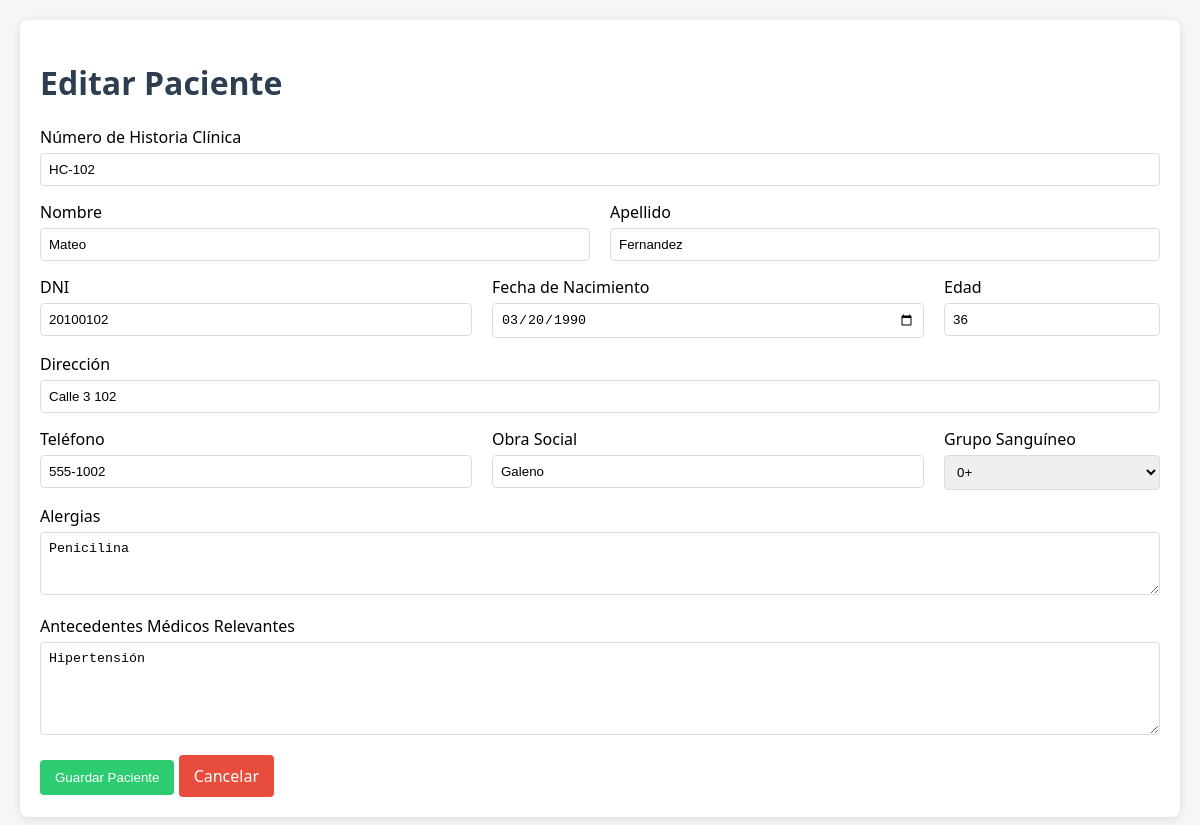
/paciente.php?id=3, run on the app's committed database.
### tables this page shows
CREATE TABLE IF NOT EXISTS pacientes (
    id INT AUTO_INCREMENT PRIMARY KEY,
    nro_historia_clinica VARCHAR(20) UNIQUE NOT NULL,
    nombre VARCHAR(100) NOT NULL,
    apellido VARCHAR(100) NOT NULL,
    dni VARCHAR(15) UNIQUE NOT NULL,
    fecha_nacimiento DATE NOT NULL,
    edad INT,
    direccion VARCHAR(255),
    telefono VARCHAR(50),
    obra_social VARCHAR(100),
    grupo_sanguineo VARCHAR(5),
    alergias TEXT,
    antecedentes_relevantes TEXT,
    fecha_creacion TIMESTAMP DEFAULT CURRENT_TIMESTAMP
);

### www/paciente.php (the view, shortened to what this page needs)
<?php
require 'db.php';
$id = $_GET['id'] ?? null;
$paciente = null;
if ($id) {
    $stmt = $pdo->prepare("SELECT * FROM pacientes WHERE id = ?");
    $stmt->execute([$id]);
    $paciente = $stmt->fetch();
}
$title = $id ? "Editar Paciente" : "Nuevo Paciente";
?>
<!DOCTYPE html>
<html lang="es">
<head>
    <link rel="stylesheet" href="style.css">
</head>
<body>
    <div class="container">
        <h1><?= $title ?></h1>
        <form action="procesar.php" method="POST">
            <div class="form-group">
                <label>Número de Historia Clínica</label>
                <input type="text" name="nro_historia_clinica" value="<?= $paciente['nro_historia_clinica'] ?? '' ?>" required>
            </div>
            <div style="display: flex; gap: 20px;">
                <div class="form-group" style="flex: 1;">
                    <label>Nombre</label>
                    <input type="text" name="nombre" value="<?= $paciente['nombre'] ?? '' ?>" required>
                </div>
                <div class="form-group" style="flex: 1;">
                    <label>Apellido</label>
                    <input type="text" name="apellido" value="<?= $paciente['apellido'] ?? '' ?>" required>
                </div>
            </div>
            <div style="display: flex; gap: 20px;">
                <div class="form-group" style="flex: 1;">
                    <label>DNI</label>
                    <input type="text" name="dni" value="<?= $paciente['dni'] ?? '' ?>" required>
                </div>
                <div class="form-group" style="flex: 1;">
                    <label>Fecha de Nacimiento</label>
                    <input type="date" name="fecha_nacimiento" value="<?= $paciente['fecha_nacimiento'] ?? '' ?>" required>
                </div>
                <div class="form-group" style="flex: 0.5;">
                    <label>Edad</label>
                    <input type="number" name="edad" value="<?= $paciente['edad'] ?? '' ?>">
                </div>
            </div>
            <div class="form-group">
                <label>Dirección</label>
                <input type="text" name="direccion" value="<?= $paciente['direccion'] ?? '' ?>">
            </div>
            <div style="display: flex; gap: 20px;">
                <div class="form-group" style="flex: 1;">
                    <label>Teléfono</label>
                    <input type="text" name="telefono" value="<?= $paciente['telefono'] ?? '' ?>">
                </div>
                <div class="form-group" style="flex: 1;">
                    <label>Obra Social</label>
                    <input type="text" name="obra_social" value="<?= $paciente['obra_social'] ?? '' ?>">
                </div>
                <div class="form-group" style="flex: 0.5;">
                    <label>Grupo Sanguíneo</label>
                    <select name="grupo_sanguineo">
                        <?php foreach(['A+', 'A-', 'B+', 'B-', 'AB+', 'AB-', '0+', '0-'] as $gs): ?>
                            <option value="<?= $gs ?>" <?= (isset($paciente['grupo_sanguineo']) && $paciente['grupo_sanguineo'] == $gs) ? 'selected' : '' ?>><?= $gs ?></option>
                        <?php endforeach; ?>
                    </select>
                </div>
            </div>
            <div class="form-group">
                <label>Alergias</label>
                <textarea name="alergias" rows="3"><?= $paciente['alergias'] ?? '' ?></textarea>
            </div>
            <div class="form-group">
                <label>Antecedentes Médicos Relevantes</label>
                <textarea name="antecedentes_relevantes" rows="5"><?= $paciente['antecedentes_relevantes'] ?? '' ?></textarea>
            </div>
            <button type="submit" class="btn btn-success">Guardar Paciente</button>
            <a href="index.php" class="btn btn-danger">Cancelar</a>
        </form>
    </div>
</body>
</html>

### www/style.css (style rules this page uses)
body { font-family: 'Segoe UI', Tahoma, Geneva, Verdana, sans-serif; background-color: #f4f7f6; margin: 0; padding: 20px; }
.container { max-width: 1200px; margin: auto; background: white; padding: 20px; border-radius: 8px; box-shadow: 0 2px 10px rgba(0,0,0,0.1); }
h1, h2 { color: #2c3e50; }
.btn { display: inline-block; padding: 10px 15px; border-radius: 4px; text-decoration: none; color: white; cursor: pointer; border: none; }
.btn-success { background-color: #2ecc71; }
.btn-danger { background-color: #e74c3c; }
.form-group { margin-bottom: 15px; }
.form-group label { display: block; margin-bottom: 5px; }
.form-group input, .form-group textarea, .form-group select { width: 100%; padding: 8px; border: 1px solid #ddd; border-radius: 4px; box-sizing: border-box; }

### data on the page
pacientes: nro_historia_clinica "HC-102", nombre "Mateo", apellido "Fernandez", dni "20100102", fecha_nacimiento "03/20/1990", edad "36", direccion "Calle 3 102", telefono "555-1002", obra_social "Galeno", grupo_sanguineo "0+", alergias "Penicilina", antecedentes_relevantes "Hipertensión"

### other printed values
$title "Editar Paciente"
